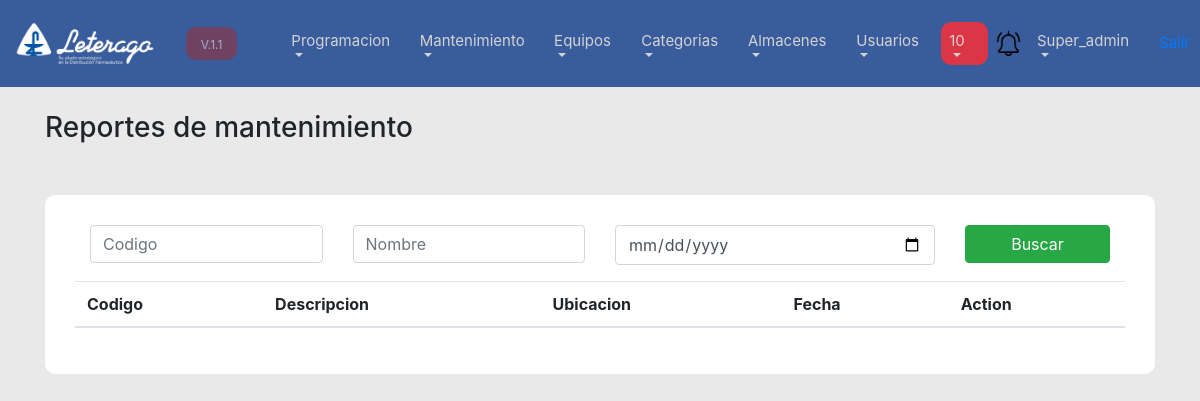
/list_mantenimientos.php (signed in), run on an earlier commit of the app's database.
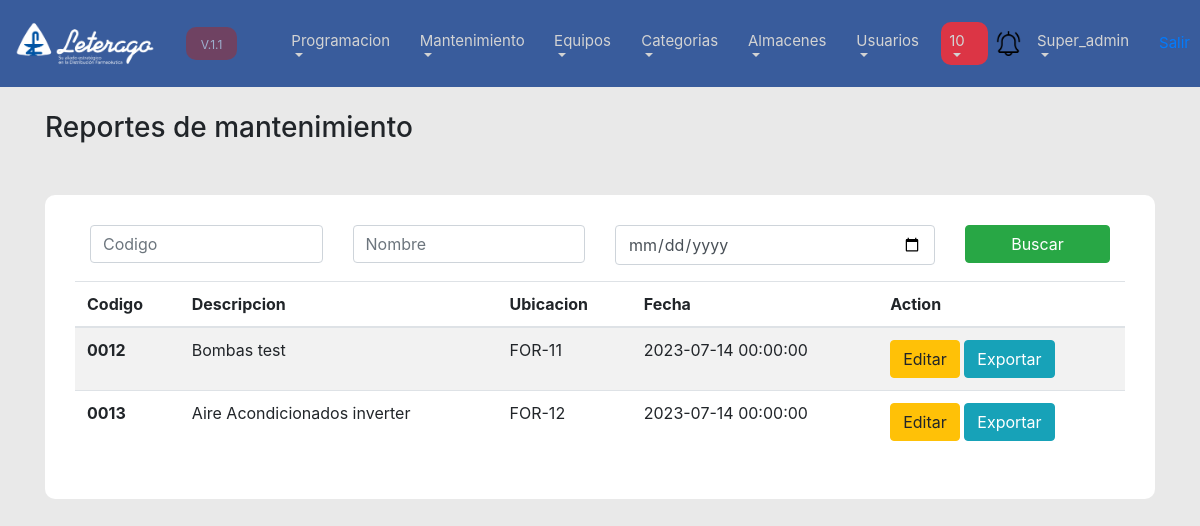
And on a later commit of the database.
### tables this page shows
CREATE TABLE `mantenimientos` (
  `id` int(11) NOT NULL,
  `documento_no` varchar(100) NOT NULL,
  `version` varchar(100) NOT NULL,
  `documento_relacionado` varchar(100) NOT NULL,
  `codigo` varchar(50) NOT NULL,
  `fecha` datetime NOT NULL,
  `ubicacion` int(6) NOT NULL,
  `equipo` int(6) NOT NULL,
  `observaciones` text DEFAULT NULL,
  `codigo_temp` varchar(10) DEFAULT NULL
);

CREATE TABLE `equipos` (
  `id` int(11) NOT NULL,
  `codigo` varchar(50) NOT NULL,
  `description` varchar(100) NOT NULL,
  `orden` int(1) NOT NULL,
  `id_categoria` int(11) NOT NULL,
  `marca` varchar(100) DEFAULT NULL,
  `modelo` varchar(100) DEFAULT NULL,
  `serie` varchar(100) DEFAULT NULL,
  `estado` varchar(100) DEFAULT NULL,
  `frecuencia` int(1) NOT NULL,
  `observaciones` text DEFAULT NULL,
  `id_almacen` int(11) NOT NULL,
  `ubicacion` text NOT NULL,
  `delete_by` varchar(100) DEFAULT NULL,
  `delete_date` datetime DEFAULT NULL,
  `modify_by` varchar(100) DEFAULT NULL,
  `modify_date` datetime DEFAULT NULL,
  `create_date` timestamp NOT NULL DEFAULT current_timestamp(),
  `create_by` varchar(100) NOT NULL
);

### model/mantenimiento.php (called while the page is built, shortened)
<?php
class Mantenimiento{
    public function list(){
        $conexion = new Kon();
        $con = $conexion->conn();
        $query = "SELECT m.documento_no as documento, m.documento_relacionado as relacionado, e.description as description, m.fecha as fecha
        FROM mantenimientos m
        INNER JOIN equipos  e on e.id = m.equipo";
        $exc = $con->query($query);
        return $exc;
    }
}
?>

### list_mantenimientos.php (the view)
<?php
include("plantilla/menu_top.php");
include('model/mantenimiento.php');
$mantenimientos_instance = new Mantenimiento();
$mantenimientos = $mantenimientos_instance->list();
?>
<link rel="stylesheet" href="css/form.css">
<div class="Container">
    <br>
    <h3>Reportes de mantenimiento</h3>
    <div class="formularios">
      <div class="col-md-12 mb-3">
        <div class="row">
        <div class="col-md-3">
            <input class="form-control" type="text" name="" placeholder="Codigo">
          </div>
          <div class="col-md-3">
            <input class="form-control" type="text" name="" placeholder="Nombre">
          </div>
          <div class="col-md-4">
            <input class="form-control" type="date" name="">
          </div>
          <div class="col-md-2">
            <input class="btn btn-success col-md-12" type="submit" name="" value="Buscar" placeholder="Buscar reporte">
          </div>
        </div>
      </div>
    <table class="table table-striped">
  <thead>
    <tr>
      <th scope="col">Codigo</th>
      <th scope="col">Descripcion</th>
      <th scope="col">Ubicacion</th>
      <th scope="col">Fecha</th>
      <th scope="col">Action</th>
    </tr>
  </thead>
  <tbody>
    <?php
      while ($row = mysqli_fetch_assoc($mantenimientos)) {
    ?>
    <tr>
      <th scope="row"><?php echo $row["documento"] ?></th>
      <td><?php echo $row["description"] ?></td>
      <td><?php echo $row["relacionado"] ?></td>
      <td><?php echo $row["fecha"] ?></td>
      <td>
            <a href="ver_programa.php"><button class="btn btn-warning">Editar</button></a>
            <button class="btn btn-info">Exportar</button>
      </td>
    </tr>
    <?php
      }
    ?>
  </tbody>
</table>
    </div>
</div>

What changed in the data, as far as the page shows it:
added mantenimientos: documento_no "0012", equipos.description "Bombas test", documento_relacionado "FOR-11", fecha "2023-07-14 00:00:00"
added mantenimientos: documento_no "0013", equipos.description "Aire Acondicionados inverter", documento_relacionado "FOR-12", fecha "2023-07-14 00:00:00"
